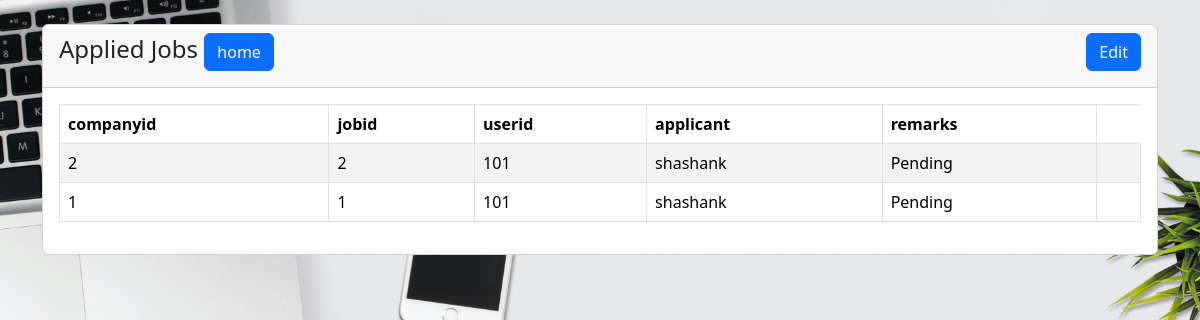
Page /profile.php (signed in) on the committed database.
### tables this page shows
CREATE TABLE `tbljobregistration` (
  `registrationid` int(11) NOT NULL,
  `companyid` int(11) NOT NULL,
  `jobid` int(11) NOT NULL,
  `userid` int(11) NOT NULL,
  `applicant` varchar(90) NOT NULL,
  `registrationdate` date NOT NULL,
  `remarks` varchar(255) NOT NULL DEFAULT 'Pending',
  `fileid` int(11) NOT NULL,
  `pendingapplication` tinyint(1) NOT NULL DEFAULT 1,
  `hview` tinyint(1) NOT NULL DEFAULT 1,
  `datetimeapproved` datetime NOT NULL
);

### profile.php (the view, shortened to what this page needs)
<?php
    require 'index.php';
?>
<!doctype html>
<html lang="en">
  <head>
    <link href="css/bootstrap.min.css" rel="stylesheet">
</head>
<body>
    <div class="container mt-4">
        <div class="row">
            <div class="col-md-12">
                <div class="card">
                    <div class="card-header">
                        <h4>Applied Jobs
						<a href="home1.html" class="btn btn-primary side-end-end">home</a>
                        <a href="profileedit.php" class="btn btn-primary  float-end">Edit</a>
                        </h4>
                    </div>
                    <div class="card-body">
                        <table class="table table-bordered table-striped">
                            <thead>
                                <tr>
									<th>companyid</th>
									<th>jobid</th>
									<th>userid</th>
									<th>applicant</th>
									<th>remarks</th>
                                </tr>
                            </thead>
                            <tbody>
                                <?php
                                    $userid= $_SESSION["userid"] ;
                                    $query = "SELECT * FROM tbljobregistration where userid=$userid";
                                    $query_run = mysqli_query($conn, $query);
                                    if(mysqli_num_rows($query_run) > 0)
                                    {
                                        foreach($query_run as $vacancy)
                                        {
                                            ?>
                                            <tr>
												<td><?= $vacancy['companyid']; ?></td>
												<td><?= $vacancy['jobid']; ?></td>
												<td><?= $vacancy['userid']; ?></td>
												<td><?= $vacancy['applicant']; ?></td>
												<td><?= $vacancy['remarks']; ?></td>
                                                <td>
                                                </td>
                                            </tr>
                                            <?php
                                        }
                                    }
                                    else
                                    {
                                        echo "<h5> No Record Found </h5>";
                                    }
                                ?>
                            </tbody>
                        </table>
                    </div>
                </div>
            </div>
        </div>
    </div>
</body>
</html>

### profile.php (style rules this page uses)
body { background-image: url('pexels-dominika-roseclay-1036841.jpg'); background-repeat: no-repeat; background-position: center; background-size: cover; height: 100vh; }

### rows in the picture
tbljobregistration: companyid "2", jobid "2", userid "101", applicant "shashank", remarks "Pending"
tbljobregistration: companyid "1", jobid "1", userid "101", applicant "shashank", remarks "Pending"
